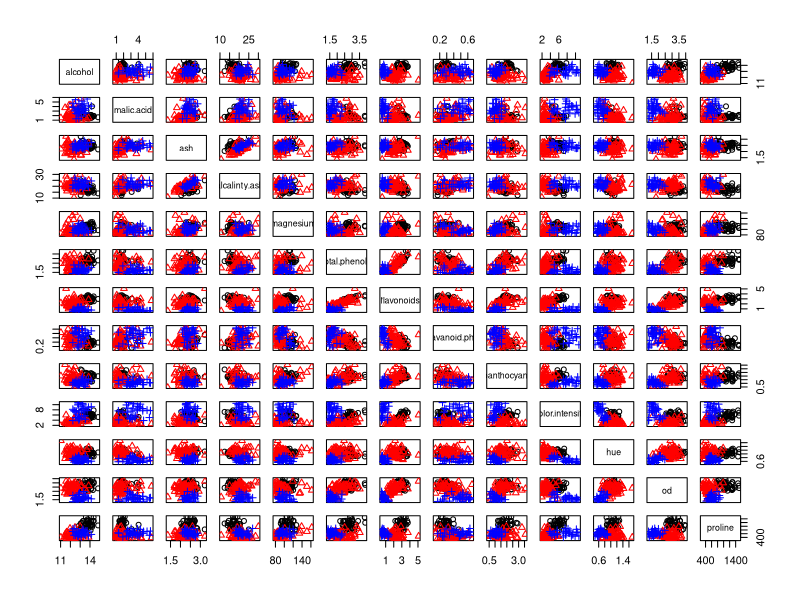

Write R code to recreate this figure.
## Using mixture models for classification in the wine dataset
## Compare linear and quadratic discriminant analysis and a
##   (semisupervised) location and scale mixture model with K normals
## Comparing only against the EM algorithm

# Semi-supervised, quadratic discriminat analysis
### Loading data and setting up global variables
library(MASS)
library(mvtnorm)
wine.training = read.table("wine_training.txt", sep = ",", header = TRUE)
wine.test = read.table("wine_test.txt", sep = ",", header = TRUE)
n = dim(wine.training)[1] # Size of the training set
m = dim(wine.test)[1] # Size of the test set
x = rbind(as.matrix(wine.training[, -1]), as.matrix(wine.test[, -1])) # Create dataset of observations, first n belong to the training set, and the rest belong to the test set
p = dim(x)[2] # Number of features
KK = 3
epsilon = 0.00001

par(mfrow = c(1, 1))
par(mar = c(2, 2, 2, 2) + 0.1)
colscale = c("black", "red", "blue")
pairs(wine.training[, -1], col = colscale[wine.training[, 1]], pch = wine.training[, 1])


# Initialize the parameters of the algorithm
set.seed(63252)
w = rep(1, KK) / KK # Assign equal weight to each component to start with
mu = rmvnorm(KK, apply(x, 2, mean), var(x)) # Cluster centers randomly spread over the support of the data
Sigma = array(0, dim = c(KK, p, p)) # Initial variances are assumed to be the same
Sigma[1, , ] = var(x) / KK
Sigma[2, , ] = var(x) / KK
Sigma[3, , ] = var(x) / KK

sw = FALSE
KL = -Inf
KL.out = NULL
s = 0

while (!sw) {
    ## E step
    v = array(0, dim = c(n + m, KK))
    for (k in 1:KK) { # Compute the log of the weights
        v[1:n, k] = ifelse(wine.training[, 1] == k, 0, -Inf) # Training set
        v[(n + 1):(n + m), k] = log(w[k]) + mvtnorm::dmvnorm(x[(n + 1):(n + m), ], mu[k, ], Sigma[k, , ], log = TRUE) # Test set
    }
    for (i in 1:(n + m)) {
        v[i, ] = exp(v[i, ] - max(v[i, ])) / sum(exp(v[i, ] - max(v[i, ]))) # Go from logs to actual weights in a numerically stable manner
    }

    ## M step
    w = apply(v, 2, mean)
    mu = matrix(0, nrow = KK, ncol = p)
    for (k in 1:KK) {
        for (i in 1:(n + m)) {
            mu[k, ] = mu[k, ] + v[i, k] * x[i, ]
        }
        mu[k, ] = mu[k, ] / sum(v[, k])
    }
    Sigma = array(0, dim = c(KK, p, p))
    for (k in 1:KK) {
        for (i in 1:(n + m)) {
            Sigma[k, , ] = Sigma[k, , ] + v[i, k] * (x[i, ] - mu[k, ]) %*% t(x[i, ] - mu[k, ])
        }
        Sigma[k, , ] = Sigma[k, , ] / sum(v[, k])
    }

    ## Check convergence
    KLn = 0
    for (i in 1:(n + m)) {
        for (k in 1:KK) {
            KLn = KLn + v[i, k] * (log(w[k]) + mvtnorm::dmvnorm(x[i, ], mu[k, ], Sigma[k, , ], log = TRUE))
        }
    }
    if (abs(KLn - KL) / abs(KLn) < epsilon) {
        sw = TRUE
    }
    KL = KLn
    KL.out = c(KL.out, KL)
    s = s + 1
    print(paste(s, KLn))
}

## Predicted labels
apply(v, 1, which.max)[(n + 1):(n + m)]
## True labels
wine.test[, 1]
## Comparison
apply(v, 1, which.max)[(n + 1):(n + m)] == wine.test[, 1]
sum(!(apply(v, 1, which.max)[(n + 1):(n + m)] == wine.test[, 1])) # One error

# Using the qda and lda functions in R
# qda
modqda = qda(grouping = wine.training[, 1], x = wine.training[, -1], method = "mle")
ccpredqda = predict(modqda, newdata = wine.test[, -1])
sum(!(ccpredqda$class == wine.test[, 1])) # One error

# lda
modlda = lda(grouping = wine.training[, 1], x = wine.training[, -1], method = "mle")
ccpredlda = predict(modlda, newdata = wine.test[, -1])
sum(!(ccpredlda$class == wine.test[, 1])) # No errors!!!
